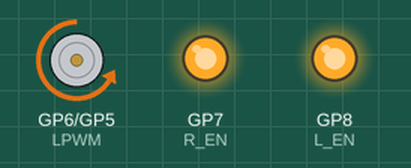
Simulated run of this sketch. Board: Raspberry Pi Pico. Shown: motor-driver pin pairs drawn as motors (green arrow = first pin HIGH = forward, orange = second pin HIGH = backward, longer = more drive), output pins drawn as LEDs (lit = HIGH).

Above: at 1.0 s.
At 2.2 s:
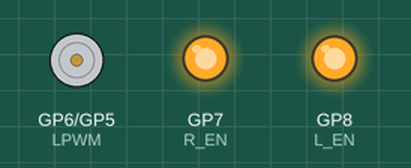
At 3.5 s:
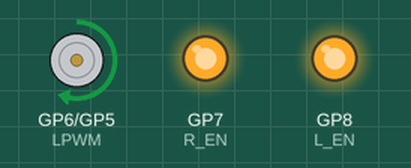
Timing chart, 0 to 6.5 s (numbered marks = the images above):
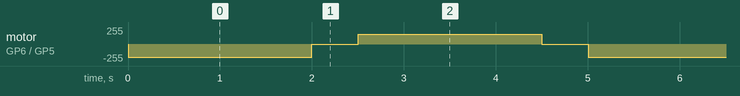

Measured:
- by itself, motor on GP6 (LPWM) / GP5 (RPWM): repeats every 5.0 s: stopped 0.50 s, forward 150/255 2.0 s, stopped 0.50 s, backward 200/255 2.0 s

The sketch:

bts7960_high_current.ino
```cpp
// snippet: bts7960_high_current
// tags: motor, bts7960, high-current, 43a, pwm, dc, ibbt, direction, speed
// boards: avr, esp32, megaavr, nano33iot, romi32u4, rp2040
// library: none
// description: Control high-current DC motor with BTS7960 (43A) H-bridge — dual PWM pins
// prompts: BTS7960 motor driver, 43A DC motor, IBT-2 high current motor, high power H-bridge, large motor driver

const int RPWM = 5;   // forward PWM
const int LPWM = 6;   // reverse PWM
const int R_EN = 7;   // right enable
const int L_EN = 8;   // left enable

void motorForward(int speed) {
  analogWrite(RPWM, constrain(speed, 0, 255));
  analogWrite(LPWM, 0);
}

void motorBackward(int speed) {
  analogWrite(RPWM, 0);
  analogWrite(LPWM, constrain(speed, 0, 255));
}

void motorStop() {
  analogWrite(RPWM, 0);
  analogWrite(LPWM, 0);
}

void setup() {
  pinMode(RPWM, OUTPUT); pinMode(LPWM, OUTPUT);
  pinMode(R_EN, OUTPUT); pinMode(L_EN, OUTPUT);
  digitalWrite(R_EN, HIGH); digitalWrite(L_EN, HIGH);
}

void loop() {
  motorForward(200); delay(2000);
  motorStop();       delay(500);
  motorBackward(150); delay(2000);
  motorStop();       delay(500);
}
```
